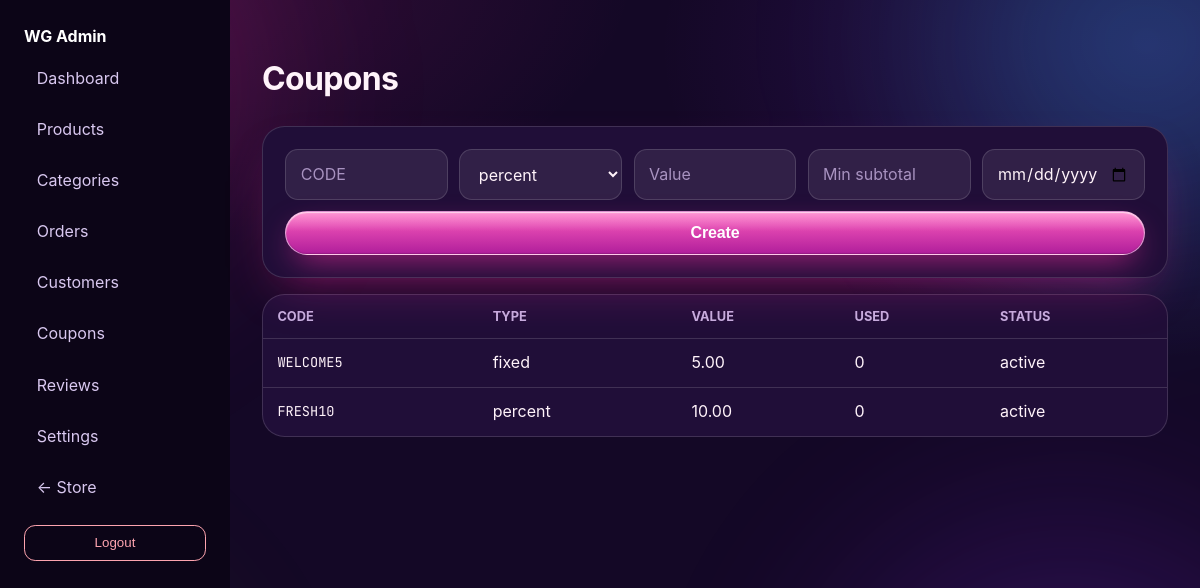
The page /admin/coupons (signed in) on the database its author committed.
### tables this page shows
CREATE TABLE coupons (
  id BIGINT UNSIGNED AUTO_INCREMENT PRIMARY KEY,
  code VARCHAR(40) NOT NULL UNIQUE,
  type ENUM('percent','fixed') NOT NULL DEFAULT 'percent',
  value DECIMAL(10,2) NOT NULL,
  min_subtotal DECIMAL(10,2) NOT NULL DEFAULT 0,
  usage_limit INT NULL,
  used_count INT NOT NULL DEFAULT 0,
  status ENUM('active','inactive') NOT NULL DEFAULT 'active',
  expires_at DATE NULL,
  created_at TIMESTAMP DEFAULT CURRENT_TIMESTAMP
);

### app/Core/helpers.php (called while the page is built, shortened)
<?php
function e(?string $s): string { return htmlspecialchars((string)$s, ENT_QUOTES, 'UTF-8'); }
function view_admin(string $name, array $data = []): void {
  extract($data, EXTR_SKIP);
  $base = dirname(__DIR__) . '/Views/';
  require $base . 'layout/admin_header.php';
  require $base . $name . '.php';
  require $base . 'layout/admin_footer.php';
}

### app/Controllers/AdminController.php (called while the page is built, shortened)
<?php
final class AdminController {
  public static function coupons(): void {
    $items = Database::pdo()->query('SELECT * FROM coupons ORDER BY id DESC')->fetchAll();
    view_admin('admin/coupons', ['title' => 'Coupons', 'items' => $items]);
  }
}

### app/Core/Database.php (called while the page is built, shortened)
<?php
final class Database {
  private static ?PDO $pdo = null;
  public static function pdo(): PDO {
    if (self::$pdo) return self::$pdo;
    $host = $_ENV['DB_HOST'] ?? '127.0.0.1';
    $port = $_ENV['DB_PORT'] ?? '3306';
    $db = $_ENV['DB_NAME'] ?? 'webgroceries';
    $user = $_ENV['DB_USER'] ?? 'root';
    $pass = $_ENV['DB_PASS'] ?? '';
    $dsn = "mysql:host=$host;port=$port;dbname=$db;charset=utf8mb4";
    self::$pdo = new PDO($dsn, $user, $pass, [
      PDO::ATTR_ERRMODE => PDO::ERRMODE_EXCEPTION,
      PDO::ATTR_DEFAULT_FETCH_MODE => PDO::FETCH_ASSOC,
      PDO::ATTR_EMULATE_PREPARES => false,
    ]);
    return self::$pdo;
  }
}

### app/Views/admin/coupons.php (the view)
<h1>Coupons</h1>
<div class="card"><form method="post" action="/admin/coupons/save" class="row"><?= csrf_field() ?><input name="code" placeholder="CODE" required><select name="type"><option value="percent">percent</option><option value="fixed">fixed</option></select><input name="value" type="number" step="0.01" placeholder="Value" required><input name="min_subtotal" type="number" step="0.01" placeholder="Min subtotal"><input name="expires_at" type="date"><button class="btn">Create</button></form></div>
<div class="tbl"><table><tr><th>Code</th><th>Type</th><th>Value</th><th>Used</th><th>Status</th></tr><?php foreach ($items as $c): ?><tr><td class="mono"><?= e($c['code']) ?></td><td><?= e($c['type']) ?></td><td><?= e($c['value']) ?></td><td><?= (int)$c['used_count'] ?></td><td><?= e($c['status']) ?></td></tr><?php endforeach; ?></table></div>

### public/assets/css/app.css (style rules this page uses)
:root { --bg:#F9FAFB;--surface:#fff;--ink:#18181B;--mut:#71717A;--line:rgba(226,232,240,.7);--acc:#0E9F6E;--acc-d:#0b7a55;--rose:#E11D48;--r:1.4rem;--sh:0 20px 40px -15px rgba(0,0,0,.08) }
* { box-sizing:border-box }
button,a { -webkit-tap-highlight-color:transparent }
button { touch-action:manipulation }
body { margin:0;background:var(--bg);color:var(--ink);font-family:-apple-system,BlinkMacSystemFont,'SF Pro Text',Outfit,system-ui,sans-serif;line-height:1.6;-webkit-font-smoothing:antialiased }
h1,h2,h3,.logo { font-family:-apple-system,BlinkMacSystemFont,'SF Pro Display',Outfit,system-ui,sans-serif;letter-spacing:-.02em }
.search button,.btn { appearance:none;color:#fff;border:1px solid rgba(255,255,255,.5);border-radius:999px;padding:.7rem 1.4rem;font-weight:600;font-size:1rem;cursor:pointer;text-decoration:none;display:inline-flex;align-items:center;justify-content:center;gap:.4rem;min-height:44px;letter-spacing:-.01em; background:linear-gradient(180deg,rgba(255,255,255,.32),rgba(255,255,255,0) 46%),linear-gradient(180deg,#1ab87f,#0a7a54); -webkit-backdrop-filter:blur(18px) saturate(1.7);backdrop-filter:blur(18px) saturate(1.7); box-shadow:inset 0 1px 1px rgba(255,255,255,.6),inset 0 -1px 1px rgba(0,0,0,.14),0 12px 28px -12px rgba(10,122,84,.6); transition:transform .18s cubic-bezier(.3,1.4,.5,1),filter .2s,box-shadow .2s }
input,select,textarea { padding:.65rem .9rem;border:1px solid var(--line);border-radius:.8rem;font:inherit;min-height:44px }
.row { display:flex;gap:.7rem;flex-wrap:wrap }
.row>* { flex:1;min-width:140px }
.summary,.card { background:#fff;border:1px solid var(--line);border-radius:var(--r);padding:1.4rem;box-shadow:var(--sh);height:fit-content;position:sticky;top:90px }
.mono { font-family:'JetBrains Mono',monospace;font-size:.85rem }
body.admin { display:grid;grid-template-columns:230px 1fr;min-height:100dvh }
.tbl { overflow-x:auto;background:#fff;border:1px solid var(--line);border-radius:var(--r);margin-top:1rem }
table { width:100%;border-collapse:collapse;min-width:640px }
th,td { padding:.7rem .9rem;border-top:1px solid var(--line);text-align:left }
th { border:0;color:var(--mut);font-size:.8rem;text-transform:uppercase }
:root { --spring:cubic-bezier(.3,1.3,.5,1);--bounce:cubic-bezier(.34,1.65,.5,1) }
:root { --bg:#140826;--surface:#200E38;--ink:#FFF3FA;--mut:#C6AFDF; --line:rgba(255,255,255,.14); --acc:#FF2EA6;--acc-d:#FF8ACB; --volt:#C8FF3D; --sh:0 22px 48px -16px rgba(255,46,166,.35); }
body { background:radial-gradient(900px 480px at 8% -4%,rgba(255,46,166,.17),transparent 60%),radial-gradient(820px 520px at 96% 6%,rgba(139,47,247,.22),transparent 60%),radial-gradient(700px 520px at 50% 112%,rgba(255,46,166,.09),transparent 60%),var(--bg) }
.pcard,.ccard,.tile,.rev,.card,.summary,.filters,fieldset,.auth,.citem,.orow,.stat,.empty,.float-card { background:var(--surface);border-color:var(--line) }
.tbl { background:var(--surface);border-color:var(--line) }
.search input,input,select,textarea { background:rgba(255,255,255,.08);border-color:var(--line);color:var(--ink) }
::placeholder { color:var(--mut);opacity:.8 }
option { background:#200E38;color:#FFF3FA }
body::before { content:'';position:fixed;inset:-15%;z-index:-1;pointer-events:none;filter:blur(70px);opacity:.55; background:radial-gradient(420px 420px at 15% 20%,rgba(255,46,166,.5),transparent 70%),radial-gradient(460px 460px at 85% 15%,rgba(0,229,255,.42),transparent 70%),radial-gradient(500px 500px at 80% 85%,rgba(139,47,247,.52),transparent 70%),radial-gradient(420px 420px at 12% 85%,rgba(200,255,61,.3),transparent 70%); animation:blobDrift 16s ease-in-out infinite }
.search button,.btn { background:linear-gradient(120deg,#FF2EA6,#8B2FF7,#00C2FF,#FF2EA6);background-size:280% 280%;animation:hueSlide 6s ease infinite; box-shadow:inset 0 1px 1px rgba(255,255,255,.65),inset 0 -1px 1px rgba(0,0,0,.14),0 0 24px rgba(255,46,166,.65),0 12px 34px -10px rgba(139,47,247,.75) }
.search button,.btn { background:linear-gradient(180deg,rgba(255,255,255,.35),rgba(255,255,255,0) 46%),linear-gradient(180deg,#FF5FBE,#B01E9B); box-shadow:inset 0 1px 1px rgba(255,255,255,.6),inset 0 -1px 1px rgba(0,0,0,.14),0 12px 32px -10px rgba(255,46,166,.75) }

### rows shown on the page
coupons: code "WELCOME5", type "fixed", value "5.00", used_count "0", status "active"
coupons: code "FRESH10", type "percent", value "10.00", used_count "0", status "active"
